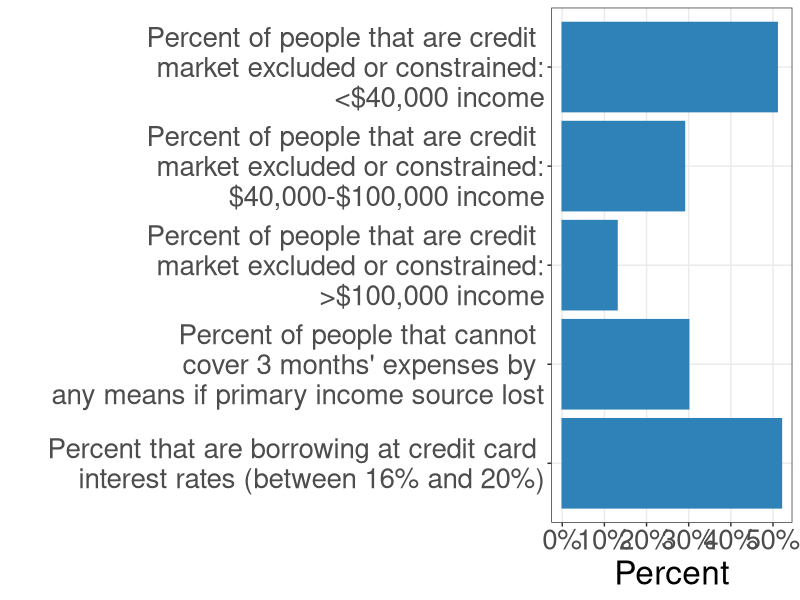
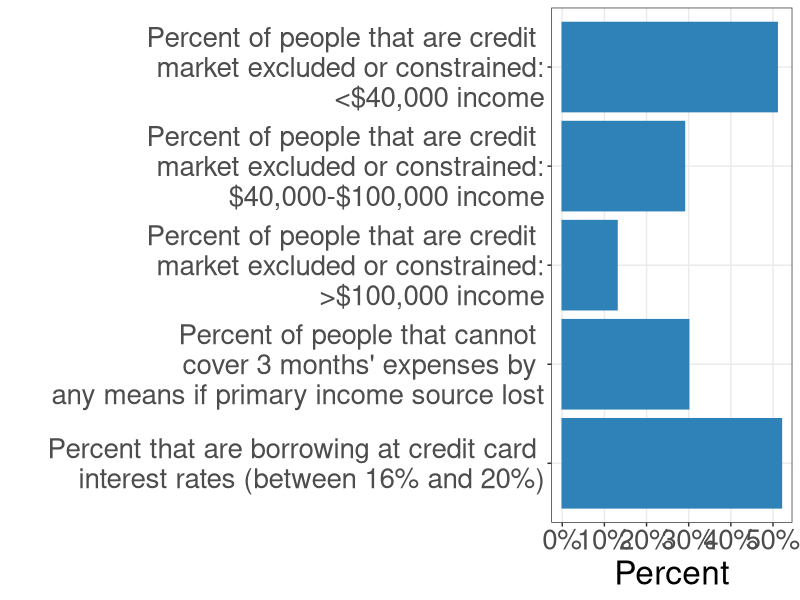

Reproduce these figures in R, in order.
#Graph Designer: Harriet Brookes Gray 
#Authors: Bowles and Halliday
#Title: Coordination, Conflict and Competition: A Text in Microeconomics

library(scales)
library(openxlsx)
library(ggplot2)
library(tidyverse)
library(shape)
#pdf(file = "credit/credit_constraints.pdf", width = 18, height = 6)

#Set parameters for graphics
axislabelsize <- 1.8
labelsize <- 1.5
namesize <- 1.8
annotatesize <- 1.5
graphlinewidth <- 2
segmentlinewidth <- 1.5

COL <- c("#7fc97f", "#beaed4", "#fdc086", "#ffff99", "#386cb0", "#f0027f", "#bf5b17", "#666666")
COLA <- c("#e0f3db", "#99d8c9","#66c2a4","#41ae76", "#238b45", "#005824")
COLB <- c("#c6dbef", "#4eb3d3", "#2b8cbe", "#0868ac","#084081")
grays <- gray.colors(25, start = 1, end = 0, alpha = 1)


# #Data 
# Income_range1 <- c("<40,000", "<40,000", "<40,000", "<40,000")
# Race1 <- c("White", "Black", "Hispanic", "Overall")
# Denied1 <- c(40,58,41,43)
# Approved1 <- c(52, 32, 51,49)
# Denied_Approved_less1 <- c(48,68,49,51)
# Approved_less1 <- c(8, 10, 8, 8)
# data1 <- cbind(Income_range1, Race1, Approved1, Denied1, Denied_Approved_less1, Approved_less1)
# 
# Income_range2 <- c("40,000-100,000", "40,000-100,000", "40,000-100,000", "40,000-100,000")
# Race2 <- c("White", "Black", "Hispanic", "Overall")
# Denied2 <- c(17,41,30,22)
# Approved2 <- c(78,43,61,71)
# Denied_Approved_less2 <- c(22,57,39,29)
# Approved_less2 <- c(5,16,9,7)
# data2 <- cbind(Income_range2, Race2, Approved2, Denied2, Denied_Approved_less2, Approved_less2)
# 
# Income_range3 <- c(">100,000", ">100,000", ">100,000", ">100,000")
# Race3 <- c("White", "Black", "Hispanic", "Overall")
# Denied3 <- c(7,19,17,9)
# Approved3 <- c(90,69,78,87)
# Denied_Approved_less3 <- c(10,31,22,13)
# Approved_less3 <- c(3,12,5,4)
# data3 <- cbind(Income_range3, Race3, Approved3, Denied3, Denied_Approved_less3, Approved_less3)
# 
# Income_range4 <- c("All", "All", "All", "All")
# Race4 <- c("White", "Black", "Hispanic", "Overall")
# Denied4 <- c(19,44,32,24)
# Approved4 <- c(76,43,60,69)
# Denied_Approved_less4 <- c(24,57,40,31)
# Approved_less4 <- c(5,13,8,7)
# data4 <- cbind(Income_range4, Race4, Approved4, Denied4, Denied_Approved_less4, Approved_less4)
# 
# credit_outcomes_mat <- rbind(data1,data2,data3,data4) 
# 
# credit_outcomes_df <- as.data.frame(credit_outcomes_mat)
# 
# credit_outcomes_df <- credit_outcomes_df %>%
#   rename("income_range" = "Income_range1", 
#          "race" = "Race1", 
#          "approved" = "Approved1",
#          "denied" = "Denied1", 
#          "denied_approved_less" = "Denied_Approved_less1", 
#          "approved_less" = "Approved_less1") %>%
#   gather(type, percent, c(denied, approved, denied_approved_less, approved_less)) 
# 
# credit_outcomes_df$percent <- as.numeric(credit_outcomes_df$percent)
# 
# #plot 1 - Denied and Approved but received less than requested. 
# 
# data_credit1 <- credit_outcomes_df %>%
#   filter(income_range != "All") %>%
#   filter(type != "denied_approved_less") %>%
#   filter(type != "approved") %>%
#   filter(race == "Overall")
# 
# data_credit1$income_range <- factor(data_credit1$income_range, levels = c("<40,000", "40,000-100,000", ">100,000"))
# 
# plot1 <- ggplot(data_credit1, aes(x=income_range, y = percent)) + 
#   geom_bar(stat="identity", position = "dodge", aes(fill = type))
# 
# plot1

# plot2 - 6 horizontal bars. 

# x <- c("<40,000", "40,000-100,000", "100,000<", "Cannot cover $400 sudden expense with cash, savings or credit card", "Cannot cover emergency expenses by any means", "Borrowing at credit card rates")
# y <- c(51,29, 13, 37, 30, 52)
# mat <- cbind(x, y)
# data <- as.data.frame(mat)
# data$y <- as.numeric(data$y)

x <- c("<40,000", "40,000-100,000", "100,000<", "Cannot cover emergency expenses by any means", "Borrowing at credit card rates")
y <- c(0.51, 0.29, 0.13,  0.30, 0.52)
mat <- cbind(x, y)
data <- as.data.frame(mat)
data$y <- as.numeric(as.character(data$y))


#data$x <- factor(data$x, levels = c("<40,000", "40,000-100,000", "100,000<", "Can't cover $400 sudden expenses with cash, savings or credit card", "Cannot cover emergency expenses by any means", "Borrowing at credit card rates"))

data$x <- factor(data$x, 
                 levels = c("Borrowing at credit card rates", 
                            "Cannot cover emergency expenses by any means", 
                            "100,000<", 
                            "40,000-100,000",
                            "<40,000")
                 )

labels <- c("Percent that are borrowing at credit card \n interest rates (between 16% and 20%)",
"Percent of people that cannot \n cover 3 months' expenses by \n any means if primary income source lost", 
"Percent of people that are credit \n market excluded or constrained:\n >$100,000 income", 
"Percent of people that are credit \n market excluded or constrained:\n $40,000-$100,000 income",
"Percent of people that are credit \n market excluded or constrained:\n <$40,000 income")

#data <- 
#  data %>% 
#  filter(!x %in% c("Cannot cover $400 sudden expense with cash, savings or credit card"))
# data <-
#  data %>%
#  filter(x %in% c("Borrowing at credit card rates", 
#                  "Cannot cover emergency expenses by any means", 
#                  "100,000<", 
#                  "40,000-100,000",
#                  "<40,000")
#         )


plot2 <- data %>% 
  ggplot(aes(x = x, y = y)) + 
  geom_bar(stat = "identity", colour = "#2f82b8", fill = "#2f82b8") + 
  scale_x_discrete(labels = labels) + 
  scale_y_continuous(breaks = seq(0, 1, by = 0.1), labels = scales::percent_format(accuracy = 5L))  +
  #scale_y_continuous(breaks = seq(0, 1, by = 0.1), labels = scales::percent) + 
  xlab("") +
  ylab("Percent") +
  theme_bw() + 
  theme(axis.title = element_text(size = 24),
        axis.text.y = element_text(size = 20),
        axis.text.x = element_text(size = 20),
        panel.grid.minor = element_blank()
  ) + 
  #theme(legend.position = c(0.8,0.85),
        #legend.text.align = 0,
        #axis.title = element_text(size = 20),
        #axis.title.y = element_blank(),
        #axis.text.y = element_text(size = 18),
        #legend.title = element_text(size = 16),
        #legend.text = element_text(size = 18),
        #legend.title = element_text(size = 18),
        #axis.text.x  = element_text(vjust = 0.5, size = 18)) + 
  #geom_text(
   # aes(x = group5, y = utility5, label = utility5, group = type5),
   # col = "black",
   # hjust = -0.5, size = 4,
   # position = position_dodge(width = 1),
   # inherit.aes = TRUE
  #) +
  #ylim(0, 160) +
  coord_flip()

plot2


ggsave("credit/credit_constraints.pdf", width = 12, height = 6, units = "in")
